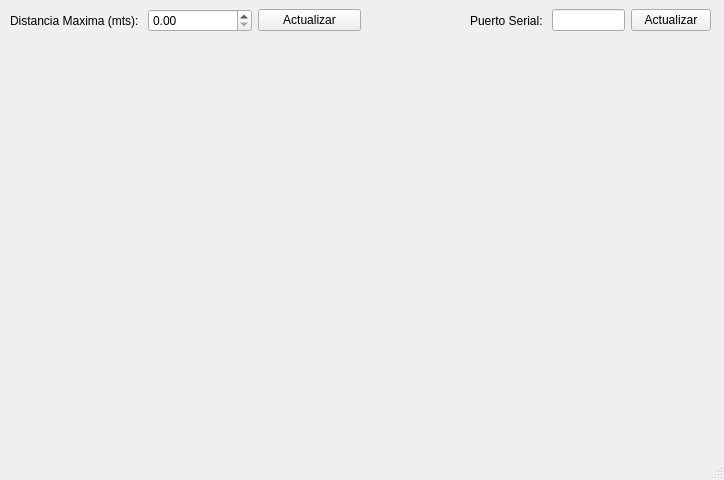
<?xml version="1.0" encoding="UTF-8"?>
<ui version="4.0">
 <class>MainWindow</class>
 <widget class="QMainWindow" name="MainWindow">
  <property name="geometry">
   <rect>
    <x>0</x>
    <y>0</y>
    <width>724</width>
    <height>480</height>
   </rect>
  </property>
  <property name="windowTitle">
   <string>MainWindow</string>
  </property>
  <widget class="QWidget" name="centralwidget">
   <widget class="QWidget" name="horizontalLayoutWidget">
    <property name="geometry">
     <rect>
      <x>470</x>
      <y>0</y>
      <width>241</width>
      <height>41</height>
     </rect>
    </property>
    <layout class="QHBoxLayout" name="horizontalLayout">
     <item>
      <widget class="QLabel" name="label">
       <property name="text">
        <string>Puerto Serial: </string>
       </property>
      </widget>
     </item>
     <item>
      <widget class="QLineEdit" name="updatePortTextLine"/>
     </item>
     <item>
      <widget class="QPushButton" name="BtnPortUpdate">
       <property name="text">
        <string>Actualizar</string>
       </property>
      </widget>
     </item>
    </layout>
   </widget>
   <widget class="QWidget" name="horizontalLayoutWidget_2">
    <property name="geometry">
     <rect>
      <x>10</x>
      <y>0</y>
      <width>351</width>
      <height>41</height>
     </rect>
    </property>
    <layout class="QHBoxLayout" name="horizontalLayout_2">
     <item>
      <widget class="QLabel" name="label_2">
       <property name="text">
        <string>Distancia Maxima (mts): </string>
       </property>
      </widget>
     </item>
     <item>
      <widget class="QDoubleSpinBox" name="updateMinDistance"/>
     </item>
     <item>
      <widget class="QPushButton" name="BtnMinDistanceUpdate">
       <property name="text">
        <string>Actualizar</string>
       </property>
      </widget>
     </item>
    </layout>
   </widget>
  </widget>
  <widget class="QMenuBar" name="menubar">
   <property name="geometry">
    <rect>
     <x>0</x>
     <y>0</y>
     <width>724</width>
     <height>21</height>
    </rect>
   </property>
  </widget>
  <widget class="QStatusBar" name="statusbar"/>
 </widget>
 <resources/>
 <connections/>
</ui>
